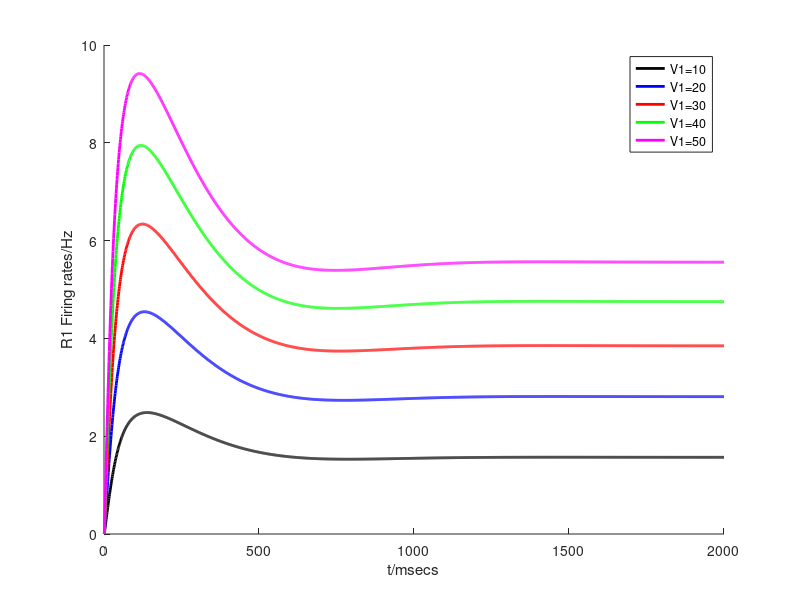
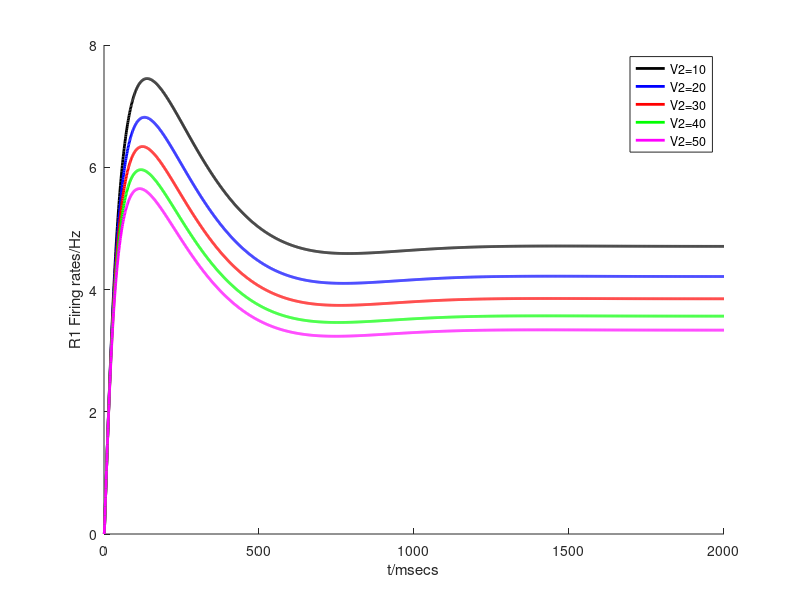

These figures' MATLAB source, in order:
%% 3B V1 increases

% parameters
dt = 0.001;
tau = 0.2;
w1 = 1;
w2 = 1;
dur = 2;
beta = 0;
alpha = .9;
V2 = 30;
V1_1 = 10; V1_2 = 20; V1_3 = 30; V1_4 = 40; V1_5 = 50;

% initial values
D1_1 = 0; D1_2 = 0; D1_3 = 0; D1_4 = 0; D1_5 = 0;
G1_1 = 0; G1_2 = 0; G1_3 = 0; G1_4 = 0; G1_5 = 0;
R1_1 = 0; R1_2 = 0; R1_3 = 0; R1_4 = 0; R1_5 = 0;
D2_1 = 0; D2_2 = 0; D2_3 = 0; D2_4 = 0; D2_5 = 0;
R2_1 = 0; R2_2 = 0; R2_3 = 0; R2_4 = 0; R2_5 = 0;
G2_1 = 0; G2_2 = 0; G2_3 = 0; G2_4 = 0; G2_5 = 0;

% simulation
for ti = 2:(dur/dt)

    dR1_1 = (-R1_1(ti-1) + (alpha*R1_1(ti-1)+V1_1) / (1+G1_1(ti-1)))*dt/tau;
    dR1_2 = (-R1_2(ti-1) + (alpha*R1_2(ti-1)+V1_2) / (1+G1_2(ti-1)))*dt/tau;
    dR1_3 = (-R1_3(ti-1) + (alpha*R1_3(ti-1)+V1_3) / (1+G1_3(ti-1)))*dt/tau;
    dR1_4 = (-R1_4(ti-1) + (alpha*R1_4(ti-1)+V1_4) / (1+G1_4(ti-1)))*dt/tau;
    dR1_5 = (-R1_5(ti-1) + (alpha*R1_5(ti-1)+V1_5) / (1+G1_5(ti-1)))*dt/tau;

    dR2_1 = (-R2_1(ti-1) + (alpha*R2_1(ti-1)+V2) / (1+G2_1(ti-1)))*dt/tau;
    dR2_2 = (-R2_2(ti-1) + (alpha*R2_2(ti-1)+V2) / (1+G2_2(ti-1)))*dt/tau;
    dR2_3 = (-R2_3(ti-1) + (alpha*R2_3(ti-1)+V2) / (1+G2_3(ti-1)))*dt/tau;
    dR2_4 = (-R2_4(ti-1) + (alpha*R2_4(ti-1)+V2) / (1+G2_4(ti-1)))*dt/tau;
    dR2_5 = (-R2_5(ti-1) + (alpha*R2_5(ti-1)+V2) / (1+G2_5(ti-1)))*dt/tau;
    
    dG1_1 = (-G1_1(ti-1) + w1*R1_1(ti-1) + w2*R2_1(ti-1) - D1_1(ti-1))*dt/tau;
    dG1_2 = (-G1_2(ti-1) + w1*R1_2(ti-1) + w2*R2_2(ti-1) - D1_2(ti-1))*dt/tau;
    dG1_3 = (-G1_3(ti-1) + w1*R1_3(ti-1) + w2*R2_3(ti-1) - D1_3(ti-1))*dt/tau;
    dG1_4 = (-G1_4(ti-1) + w1*R1_4(ti-1) + w2*R2_4(ti-1) - D1_4(ti-1))*dt/tau;
    dG1_5 = (-G1_5(ti-1) + w1*R1_5(ti-1) + w2*R2_5(ti-1) - D1_5(ti-1))*dt/tau;

    dG2_1 = (-G2_1(ti-1) + w1*R1_1(ti-1) + w2*R2_1(ti-1) - D2_1(ti-1))*dt/tau;
    dG2_2 = (-G2_2(ti-1) + w1*R1_2(ti-1) + w2*R2_2(ti-1) - D2_2(ti-1))*dt/tau;
    dG2_3 = (-G2_3(ti-1) + w1*R1_3(ti-1) + w2*R2_3(ti-1) - D2_3(ti-1))*dt/tau;
    dG2_4 = (-G2_4(ti-1) + w1*R1_4(ti-1) + w2*R2_4(ti-1) - D2_4(ti-1))*dt/tau;
    dG2_5 = (-G2_5(ti-1) + w1*R1_5(ti-1) + w2*R2_5(ti-1) - D2_5(ti-1))*dt/tau;

    dD1_1 = (-D1_1(ti-1) + beta*R1_1(ti-1))*dt/tau;
    dD1_2 = (-D1_2(ti-1) + beta*R1_2(ti-1))*dt/tau;
    dD1_3 = (-D1_3(ti-1) + beta*R1_3(ti-1))*dt/tau;
    dD1_4 = (-D1_4(ti-1) + beta*R1_4(ti-1))*dt/tau;
    dD1_5 = (-D1_5(ti-1) + beta*R1_5(ti-1))*dt/tau;

    dD2_1 = (-D2_1(ti-1) + beta*R2_1(ti-1))*dt/tau;
    dD2_2 = (-D2_2(ti-1) + beta*R2_2(ti-1))*dt/tau;
    dD2_3 = (-D2_3(ti-1) + beta*R2_3(ti-1))*dt/tau;
    dD2_4 = (-D2_4(ti-1) + beta*R2_4(ti-1))*dt/tau;
    dD2_5 = (-D2_5(ti-1) + beta*R2_5(ti-1))*dt/tau;


    R1_1(ti) = max(R1_1(ti-1) + dR1_1, 0);
    R1_2(ti) = max(R1_2(ti-1) + dR1_2, 0);
    R1_3(ti) = max(R1_3(ti-1) + dR1_3, 0);
    R1_4(ti) = max(R1_4(ti-1) + dR1_4, 0);
    R1_5(ti) = max(R1_5(ti-1) + dR1_5, 0);
    
    R2_1(ti) = max(R2_1(ti-1) + dR2_1, 0);
    R2_2(ti) = max(R2_2(ti-1) + dR2_2, 0);
    R2_3(ti) = max(R2_3(ti-1) + dR2_3, 0);
    R2_4(ti) = max(R2_4(ti-1) + dR2_4, 0);
    R2_5(ti) = max(R2_5(ti-1) + dR2_5, 0);

    G1_1(ti) = max(G1_1(ti-1) + dG1_1, 0);
    G1_2(ti) = max(G1_2(ti-1) + dG1_2, 0);
    G1_3(ti) = max(G1_3(ti-1) + dG1_3, 0);
    G1_4(ti) = max(G1_4(ti-1) + dG1_4, 0);
    G1_5(ti) = max(G1_5(ti-1) + dG1_5, 0);

    G2_1(ti) = max(G2_1(ti-1) + dG2_1, 0);
    G2_2(ti) = max(G2_2(ti-1) + dG2_2, 0);
    G2_3(ti) = max(G2_3(ti-1) + dG2_3, 0);
    G2_4(ti) = max(G2_4(ti-1) + dG2_4, 0);
    G2_5(ti) = max(G2_5(ti-1) + dG2_5, 0);

    D1_1(ti) = max(D1_1(ti-1) + dD1_1, 0);
    D1_2(ti) = max(D1_2(ti-1) + dD1_2, 0);
    D1_3(ti) = max(D1_3(ti-1) + dD1_3, 0);
    D1_4(ti) = max(D1_4(ti-1) + dD1_4, 0);
    D1_5(ti) = max(D1_5(ti-1) + dD1_5, 0);

    D2_1(ti) = max(D2_1(ti-1) + dD2_1, 0);
    D2_2(ti) = max(D2_2(ti-1) + dD2_2, 0);
    D2_3(ti) = max(D2_3(ti-1) + dD2_3, 0);
    D2_4(ti) = max(D2_4(ti-1) + dD2_4, 0);
    D2_5(ti) = max(D2_5(ti-1) + dD2_5, 0);
    
end

h = figure; hold on;
plot(R1_1,'k-','LineWidth',2);
plot(R1_2,'b-','LineWidth',2);
plot(R1_3,'r-','LineWidth',2);
plot(R1_4,'g-','LineWidth',2);
plot(R1_5,'m-','LineWidth',2);
legend({'V1=10','V1=20','V1=30', 'V1=40', 'V1=50'});
xlabel('t/msecs');
ylabel('R1 Firing rates/Hz');

%% 3B V2 increases

% parameters
dt = 0.001;
tau = 0.2;
w1 = 1;
w2 = 1;
dur = 2;
alpha = .9;
beta = 0;
V1 = 30;
V2_1 = 10; V2_2 = 20; V2_3 = 30; V2_4 = 40; V2_5 = 50;

% initial values
D1_1 = 0; D1_2 = 0; D1_3 = 0; D1_4 = 0; D1_5 = 0;
G1_1 = 0; G1_2 = 0; G1_3 = 0; G1_4 = 0; G1_5 = 0;
R1_1 = 0; R1_2 = 0; R1_3 = 0; R1_4 = 0; R1_5 = 0;
D2_1 = 0; D2_2 = 0; D2_3 = 0; D2_4 = 0; D2_5 = 0;
R2_1 = 0; R2_2 = 0; R2_3 = 0; R2_4 = 0; R2_5 = 0;
G2_1 = 0; G2_2 = 0; G2_3 = 0; G2_4 = 0; G2_5 = 0;

% simulation
for ti = 2:(dur/dt)

    dR1_1 = (-R1_1(ti-1) + (alpha*R1_1(ti-1)+V1) / (1+G1_1(ti-1)))*dt/tau;
    dR1_2 = (-R1_2(ti-1) + (alpha*R1_2(ti-1)+V1) / (1+G1_2(ti-1)))*dt/tau;
    dR1_3 = (-R1_3(ti-1) + (alpha*R1_3(ti-1)+V1) / (1+G1_3(ti-1)))*dt/tau;
    dR1_4 = (-R1_4(ti-1) + (alpha*R1_4(ti-1)+V1) / (1+G1_4(ti-1)))*dt/tau;
    dR1_5 = (-R1_5(ti-1) + (alpha*R1_5(ti-1)+V1) / (1+G1_5(ti-1)))*dt/tau;

    dR2_1 = (-R2_1(ti-1) + (alpha*R2_1(ti-1)+V2_1) / (1+G2_1(ti-1)))*dt/tau;
    dR2_2 = (-R2_2(ti-1) + (alpha*R2_2(ti-1)+V2_2) / (1+G2_2(ti-1)))*dt/tau;
    dR2_3 = (-R2_3(ti-1) + (alpha*R2_3(ti-1)+V2_3) / (1+G2_3(ti-1)))*dt/tau;
    dR2_4 = (-R2_4(ti-1) + (alpha*R2_4(ti-1)+V2_4) / (1+G2_4(ti-1)))*dt/tau;
    dR2_5 = (-R2_5(ti-1) + (alpha*R2_5(ti-1)+V2_5) / (1+G2_5(ti-1)))*dt/tau;
    
    dG1_1 = (-G1_1(ti-1) + w1*R1_1(ti-1) + w2*R2_1(ti-1) - D1_1(ti-1))*dt/tau;
    dG1_2 = (-G1_2(ti-1) + w1*R1_2(ti-1) + w2*R2_2(ti-1) - D1_2(ti-1))*dt/tau;
    dG1_3 = (-G1_3(ti-1) + w1*R1_3(ti-1) + w2*R2_3(ti-1) - D1_3(ti-1))*dt/tau;
    dG1_4 = (-G1_4(ti-1) + w1*R1_4(ti-1) + w2*R2_4(ti-1) - D1_4(ti-1))*dt/tau;
    dG1_5 = (-G1_5(ti-1) + w1*R1_5(ti-1) + w2*R2_5(ti-1) - D1_5(ti-1))*dt/tau;

    dG2_1 = (-G2_1(ti-1) + w1*R1_1(ti-1) + w2*R2_1(ti-1) - D2_1(ti-1))*dt/tau;
    dG2_2 = (-G2_2(ti-1) + w1*R1_2(ti-1) + w2*R2_2(ti-1) - D2_2(ti-1))*dt/tau;
    dG2_3 = (-G2_3(ti-1) + w1*R1_3(ti-1) + w2*R2_3(ti-1) - D2_3(ti-1))*dt/tau;
    dG2_4 = (-G2_4(ti-1) + w1*R1_4(ti-1) + w2*R2_4(ti-1) - D2_4(ti-1))*dt/tau;
    dG2_5 = (-G2_5(ti-1) + w1*R1_5(ti-1) + w2*R2_5(ti-1) - D2_5(ti-1))*dt/tau;

    dD1_1 = (-D1_1(ti-1) + beta*R1_1(ti-1))*dt/tau;
    dD1_2 = (-D1_2(ti-1) + beta*R1_2(ti-1))*dt/tau;
    dD1_3 = (-D1_3(ti-1) + beta*R1_3(ti-1))*dt/tau;
    dD1_4 = (-D1_4(ti-1) + beta*R1_4(ti-1))*dt/tau;
    dD1_5 = (-D1_5(ti-1) + beta*R1_5(ti-1))*dt/tau;

    dD2_1 = (-D2_1(ti-1) + beta*R2_1(ti-1))*dt/tau;
    dD2_2 = (-D2_2(ti-1) + beta*R2_2(ti-1))*dt/tau;
    dD2_3 = (-D2_3(ti-1) + beta*R2_3(ti-1))*dt/tau;
    dD2_4 = (-D2_4(ti-1) + beta*R2_4(ti-1))*dt/tau;
    dD2_5 = (-D2_5(ti-1) + beta*R2_5(ti-1))*dt/tau;


    R1_1(ti) = max(R1_1(ti-1) + dR1_1, 0);
    R1_2(ti) = max(R1_2(ti-1) + dR1_2, 0);
    R1_3(ti) = max(R1_3(ti-1) + dR1_3, 0);
    R1_4(ti) = max(R1_4(ti-1) + dR1_4, 0);
    R1_5(ti) = max(R1_5(ti-1) + dR1_5, 0);
    
    R2_1(ti) = max(R2_1(ti-1) + dR2_1, 0);
    R2_2(ti) = max(R2_2(ti-1) + dR2_2, 0);
    R2_3(ti) = max(R2_3(ti-1) + dR2_3, 0);
    R2_4(ti) = max(R2_4(ti-1) + dR2_4, 0);
    R2_5(ti) = max(R2_5(ti-1) + dR2_5, 0);

    G1_1(ti) = max(G1_1(ti-1) + dG1_1, 0);
    G1_2(ti) = max(G1_2(ti-1) + dG1_2, 0);
    G1_3(ti) = max(G1_3(ti-1) + dG1_3, 0);
    G1_4(ti) = max(G1_4(ti-1) + dG1_4, 0);
    G1_5(ti) = max(G1_5(ti-1) + dG1_5, 0);

    G2_1(ti) = max(G2_1(ti-1) + dG2_1, 0);
    G2_2(ti) = max(G2_2(ti-1) + dG2_2, 0);
    G2_3(ti) = max(G2_3(ti-1) + dG2_3, 0);
    G2_4(ti) = max(G2_4(ti-1) + dG2_4, 0);
    G2_5(ti) = max(G2_5(ti-1) + dG2_5, 0);

    D1_1(ti) = max(D1_1(ti-1) + dD1_1, 0);
    D1_2(ti) = max(D1_2(ti-1) + dD1_2, 0);
    D1_3(ti) = max(D1_3(ti-1) + dD1_3, 0);
    D1_4(ti) = max(D1_4(ti-1) + dD1_4, 0);
    D1_5(ti) = max(D1_5(ti-1) + dD1_5, 0);

    D2_1(ti) = max(D2_1(ti-1) + dD2_1, 0);
    D2_2(ti) = max(D2_2(ti-1) + dD2_2, 0);
    D2_3(ti) = max(D2_3(ti-1) + dD2_3, 0);
    D2_4(ti) = max(D2_4(ti-1) + dD2_4, 0);
    D2_5(ti) = max(D2_5(ti-1) + dD2_5, 0);
    
end

h = figure; hold on;
plot(R1_1,'k-','LineWidth',2);
plot(R1_2,'b-','LineWidth',2);
plot(R1_3,'r-','LineWidth',2);
plot(R1_4,'g-','LineWidth',2);
plot(R1_5,'m-','LineWidth',2);
legend({'V2=10','V2=20','V2=30', 'V2=40', 'V2=50'});
xlabel('t/msecs');
ylabel('R1 Firing rates/Hz');